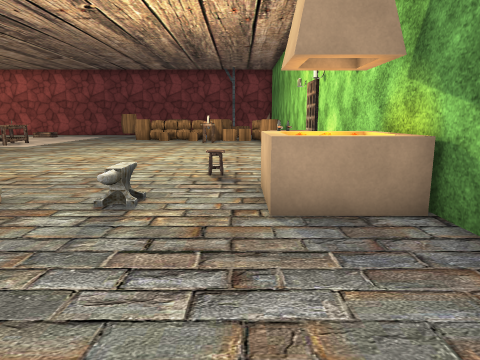
View 1 (above)

23 first-person views from a walk through a Unity game level. The camera is 1.2 m above the floor, tilts 10° down and sees 70° across. The floor is counted in squares, 1 m on a side. Each view is taken from the middle of a square. On the plan, view 1 faces up. The plan holds only what a view shows up to about 14 squares ahead; the rest is blank. Some surface patterns are stand-ins.

View 2
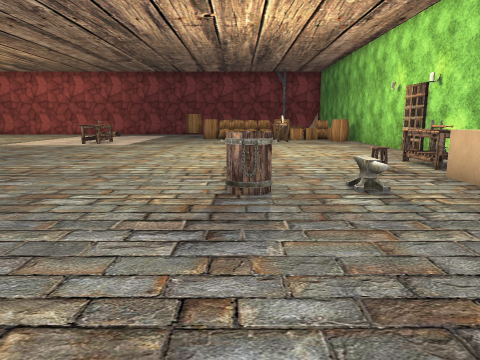

View 3
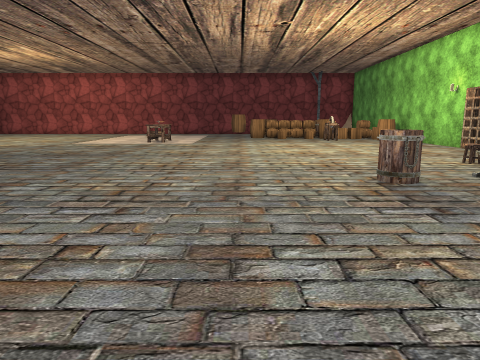

View 4
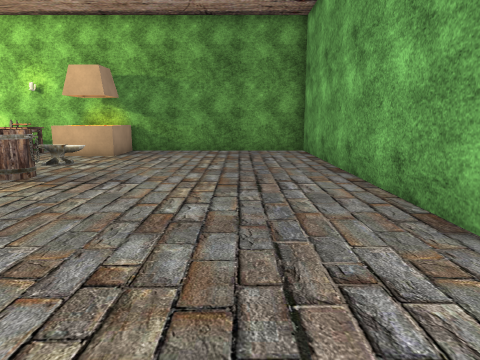

View 5
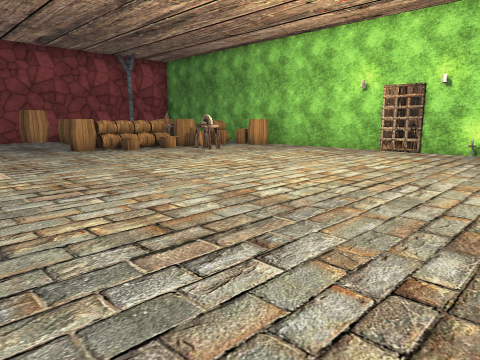

View 6
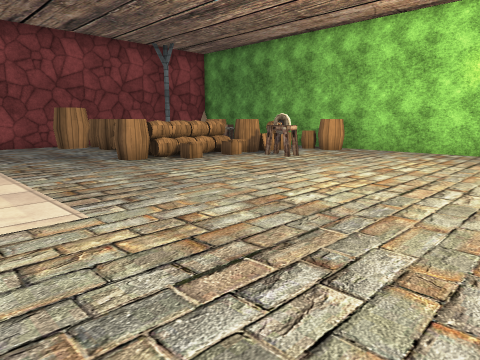

View 7
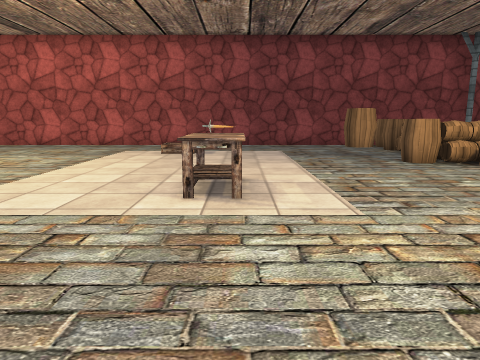

View 8
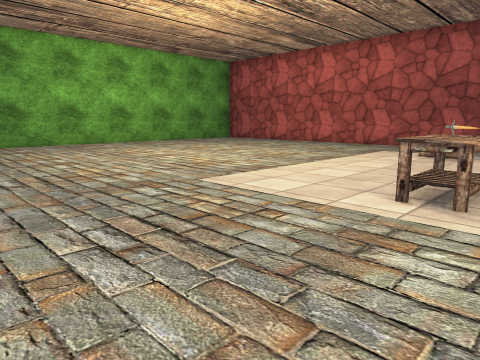

View 9
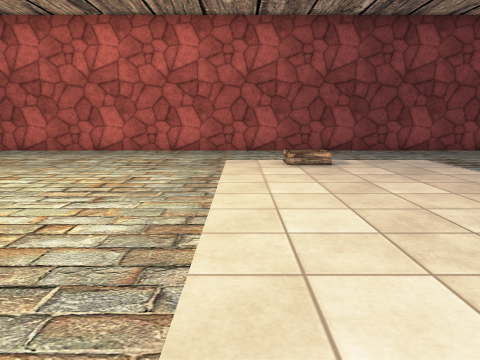

View 10
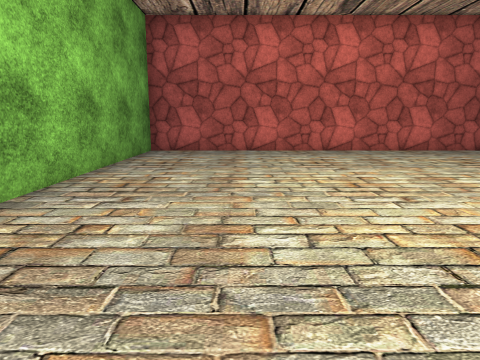

View 11
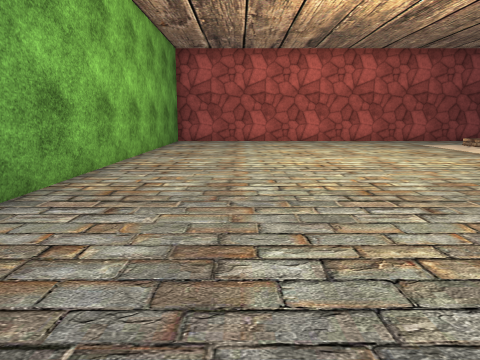

View 12
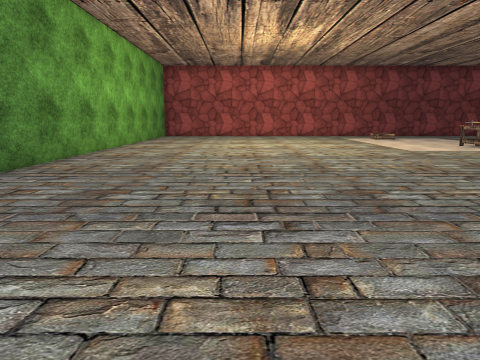

View 13
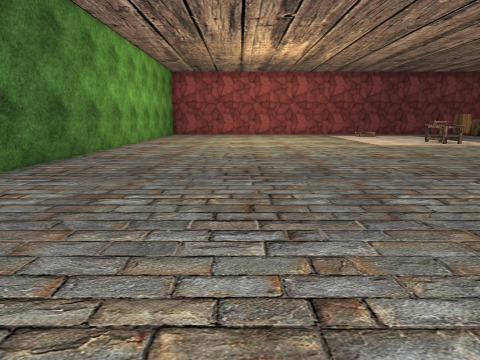

View 14
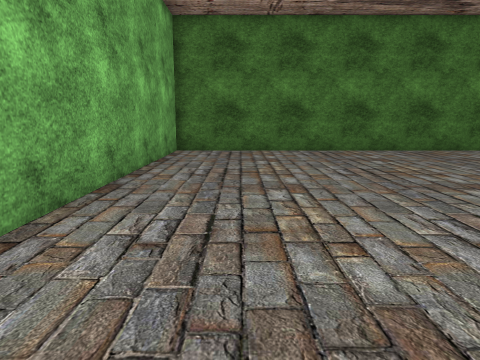

View 15
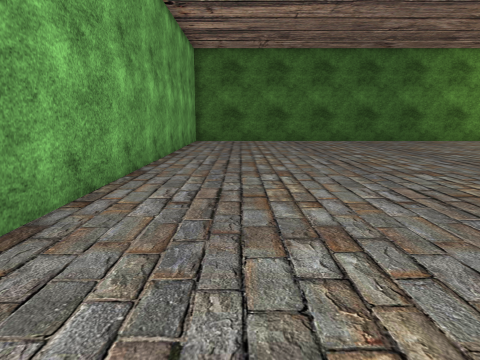

View 16
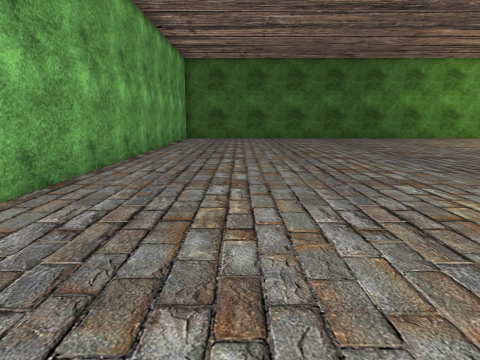

View 17
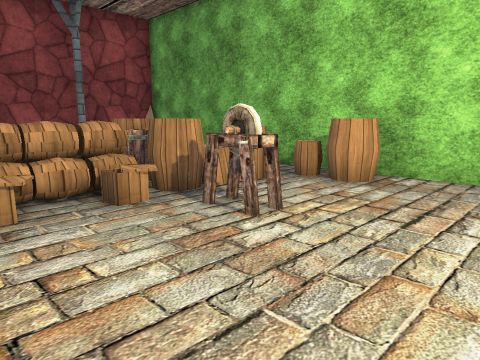

View 18
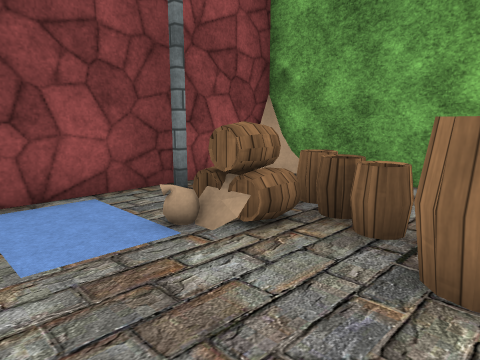

View 19
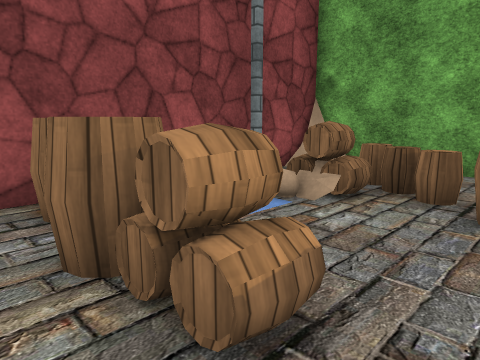

View 20
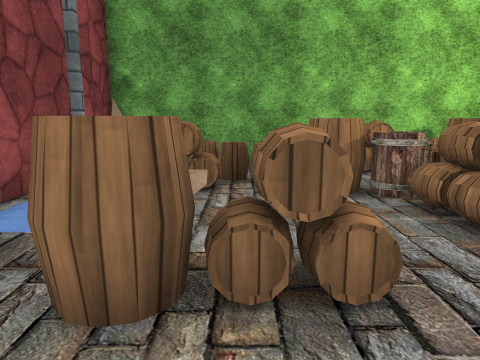

View 21
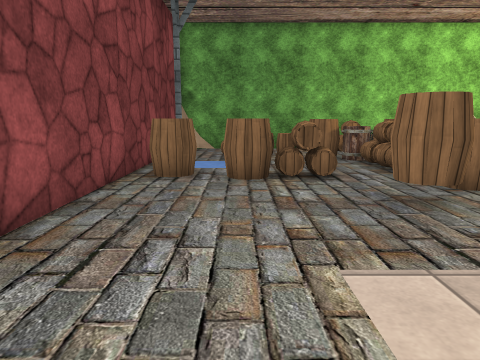

View 22
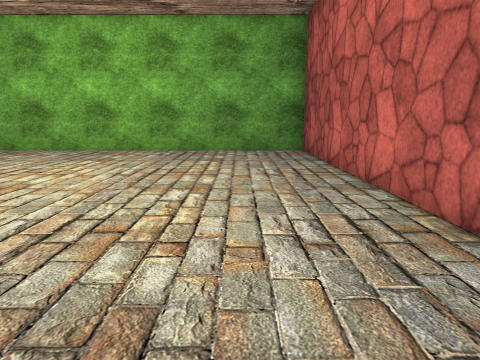

View 23
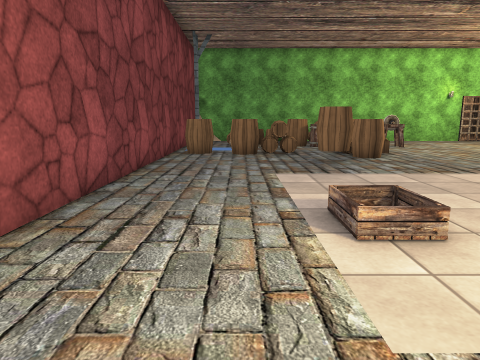

### Floor plan
Points are (right, up) in squares from view 1. A wall is a line through its corners. A room is listed if a view was taken in it or the views show most of it. See-through windows are left out.
Room 1 (views 1, 2, 3, 4, 5, 6, 7, 8, 9, 10, 11, 12, 13, 14, 15, 16, 17, 18, 19, 20, 21, 22, 23)
walls: (-11, 16.9) (-11.8, 17.9); (-1.9, 17.9) (-1.9, 18.9); (-1.4, 17.9) (-1.7, 17.9) (-1.7, 18.6); (-2.8, 20.7) (-2.8, 21.2) (-2.4, 21.2); (-1.8, 19.8) (-2, 20.3); (-2.5, 21.2) (-2, 21.2); (-7.5, -2.5) (2.5, -2.5) (2.5, 27.5) (-27.5, 27.5) (-27.5, -2.5) (-9.9, -2.5); (2.5, 26.9) (2, 27.4)
low walls: (-11.2, 16.2) (-11.7, 16); (-10.9, 16.1) (-12, 16.1); (-11, 16.6) (-11.9, 16.6); (-11, 17) (-11.9, 17); (-11, 17.1) (-11.9, 17.1); (-11, 17.1) (-11, 16.8) (-11.9, 16.8); (-11.1, 17.5) (-11.9, 17.5); (-3.4, 4.8) (-3.7, 4.2) (-4.1, 4.5) (-4.3, 4.8); (-3.5, 4.5) (-3.8, 4.3); (-2.4, 20.6) (-2.8, 20.7); (-2.5, 21.6) (-2.1, 21.5) (-1.4, 21.9); (-1.6, 20.9) (-2, 21.6); (1.8, 7.2) (0.6, 7.2); (2.1, 5.9) (0.6, 5.9); (2.5, 4.2) (0.4, 4.2) (0.4, 6.2); (2.2, 26.5) (1.5, 27.2); (2.3, 26.6) (1.6, 27.3)
ways out: gap at (1, 6.5)
objects: other object (-13, 23); barrel (-7, 22) to (-7, 23); other object (-4, 20); other object (-3, 20); anvil (-2, 5); other object (0, 20); pillar (0, 27); other object (1, 8)

Where each view was taken, in squares from view 1:
view 1: 0 up, 0 right, facing up
view 2: 1 down, 4 left, facing up
view 3: 2 down, 7 left, facing up
view 4: 0 up, 11 left, facing right
view 5: 7 up, 11 left, facing up-right
view 6: 11 up, 11 left, facing up-right
view 7: 11 up, 11 left, facing up
view 8: 11 up, 10 left, facing up-left
view 9: 14 up, 15 left, facing up
view 10: 14 up, 24 left, facing up
view 11: 8 up, 24 left, facing up
view 12: 2 up, 22 left, facing up
view 13: 1 down, 22 left, facing up
view 14: 0 up, 14 left, facing left
view 15: 0 up, 8 left, facing left
view 16: 1 up, 5 left, facing left
view 17: 15 up, 5 left, facing up-right
view 18: 22 up, 4 left, facing up-right
view 19: 22 up, 6 left, facing up-right
view 20: 24 up, 7 left, facing right
view 21: 25 up, 12 left, facing right
view 22: 25 up, 14 left, facing left
view 23: 25 up, 17 left, facing right
